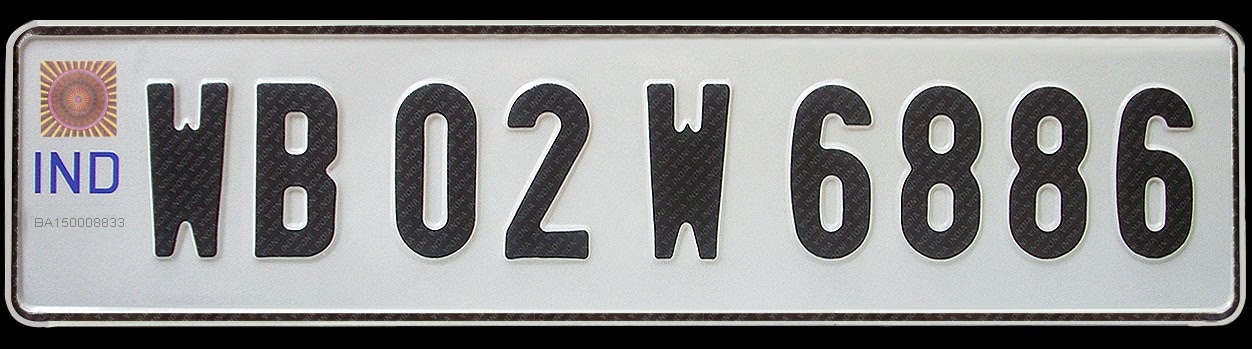
#> input picture alrp3.jpg, 1252 x 349 px
$ python Test2024_09.py
#> lines starting #> are read from the running program, lines starting #| are printed output that depends on the picture; after the words box and inside, x2 and y2 are one past the last pixel; in counts of white or black regions, pixels touching at a corner belong together
import cv2
import imutils
import numpy as np
import pytesseract

pytesseract.pytesseract.tesseract_cmd = r'C:\Program Files (x86)\Tesseract-OCR\tesseract.exe'

img = cv2.imread('alrp3.jpg', cv2.IMREAD_COLOR)
#> img is the input picture: shape (349, 1252, 3); mean B, G, R 138.3, 138.6, 139.1
# img = cv2.resize(img, (600, 400))
cv2.imshow('Real', img)
cv2.waitKey(10)
gray = cv2.cvtColor(img, cv2.COLOR_BGR2GRAY)
gray = cv2.bilateralFilter(gray, 13, 15, 15)
cv2.imshow('Grayed', gray)
edged = cv2.Canny(gray, 30, 200)
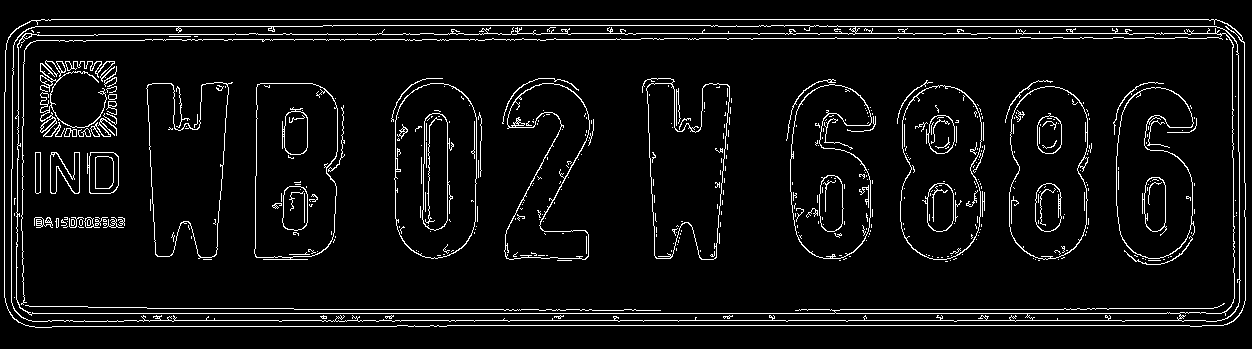
#> edged: shape (349, 1252); 6% white in thin lines or dots, all inside (x1, y1, x2, y2) = (4, 19, 1246, 328)
cv2.imshow('ret',edged)
contours = cv2.findContours(edged.copy(), cv2.RETR_TREE, cv2.CHAIN_APPROX_SIMPLE)
#> contours = 630 contours, 549 with area under 20; largest, box (x1, y1, x2, y2) and area: (4, 19, 1246, 328) 379092, (4, 19, 1246, 328) 379030, (11, 25, 1241, 322) 360798, (16, 33, 1235, 315) 339586, (11, 25, 1033, 322) 15302
contours = imutils.grab_contours(contours)
contours = sorted(contours, key=cv2.contourArea, reverse=True)[:10]
#> contours = 10 contours; largest, box (x1, y1, x2, y2) and area: (4, 19, 1246, 328) 379092, (4, 19, 1246, 328) 379030, (11, 25, 1241, 322) 360798, (16, 33, 1235, 315) 339586, (11, 25, 1033, 322) 15302
screenCnt = None

for c in contours:

    peri = cv2.arcLength(c, True)
    approx = cv2.approxPolyDP(c, 0.04 * peri, True)

    if len(approx) == 4:
        screenCnt = approx
        break
#> this loop made 1 pass
#> (peri, screenCnt) on pass 1: (3062.6, [[6, 43], [29, 326], [1245, 300], [1216, 19]])

if screenCnt is None:
    detected = 0
    print("No contour detected")
else:
    detected = 1

if detected == 1:
    cv2.drawContours(img, [screenCnt], -1, (0, 0, 255), 3)
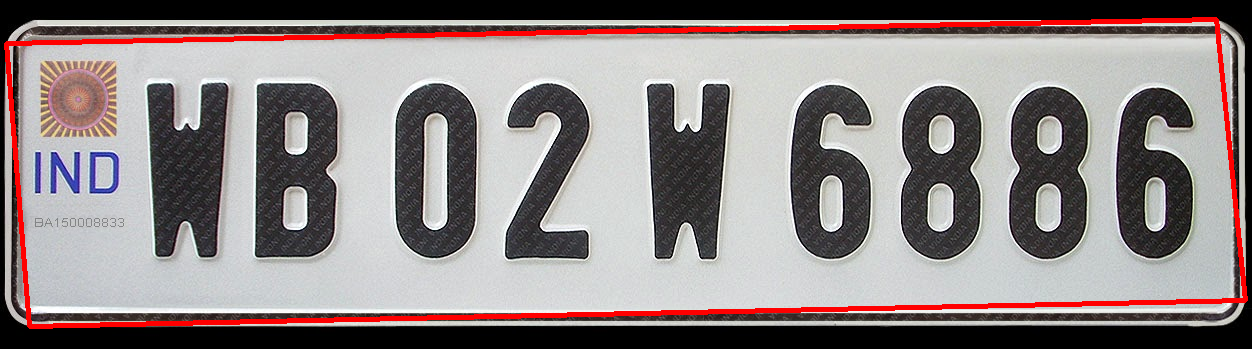
#> img: shape (349, 1252, 3); 3.42% of pixels changed, all inside (x1, y1, x2, y2) = (4, 17, 1248, 329)

mask = np.zeros(gray.shape, np.uint8)
new_image = cv2.drawContours(mask, [screenCnt], 0, 255, -1, )
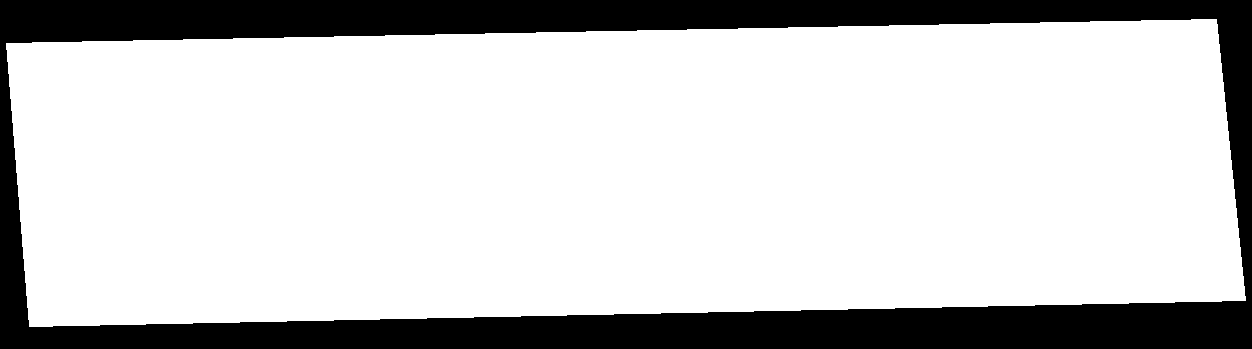
#> new_image: shape (349, 1252); 78.8% white; 1 black region, box (x1, y1, x2, y2) and area: (0, 0, 1252, 349) 92735
new_image = cv2.bitwise_and(img, img, mask=mask)
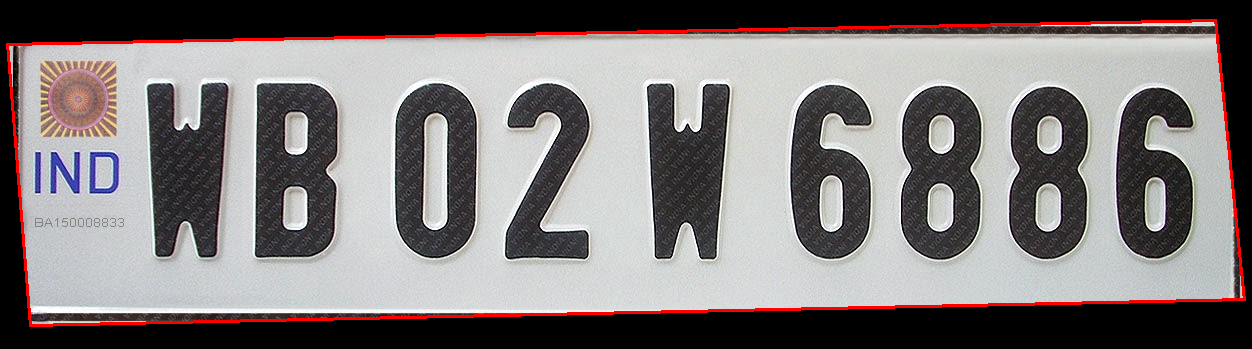
#> new_image: shape (349, 1252, 3); mean B, G, R 124.1, 124.1, 129.5

(x, y) = np.where(mask == 255)
(topx, topy) = (np.min(x), np.min(y))
#> topx = 19; topy = 6
(bottomx, bottomy) = (np.max(x), np.max(y))
#> bottomx = 326; bottomy = 1245
Cropped = gray[topx:bottomx + 1, topy:bottomy + 1]
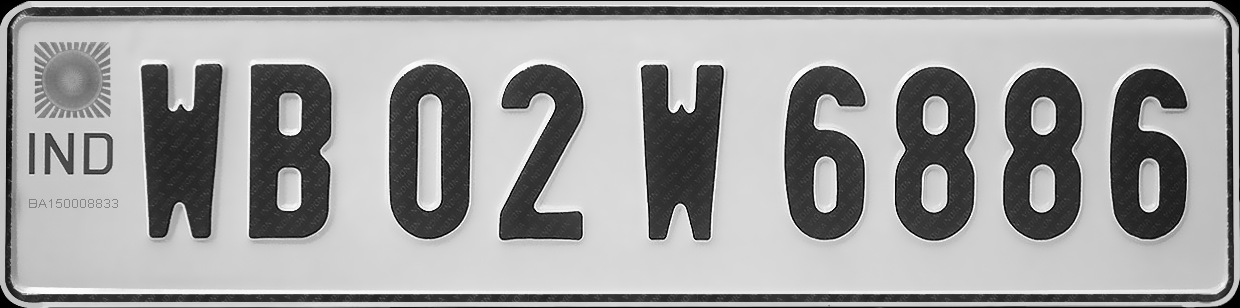
#> Cropped: shape (308, 1240); min 0, max 253, mean 158.4

#> (the run stopped early here; a loop or call above may not have finished)
